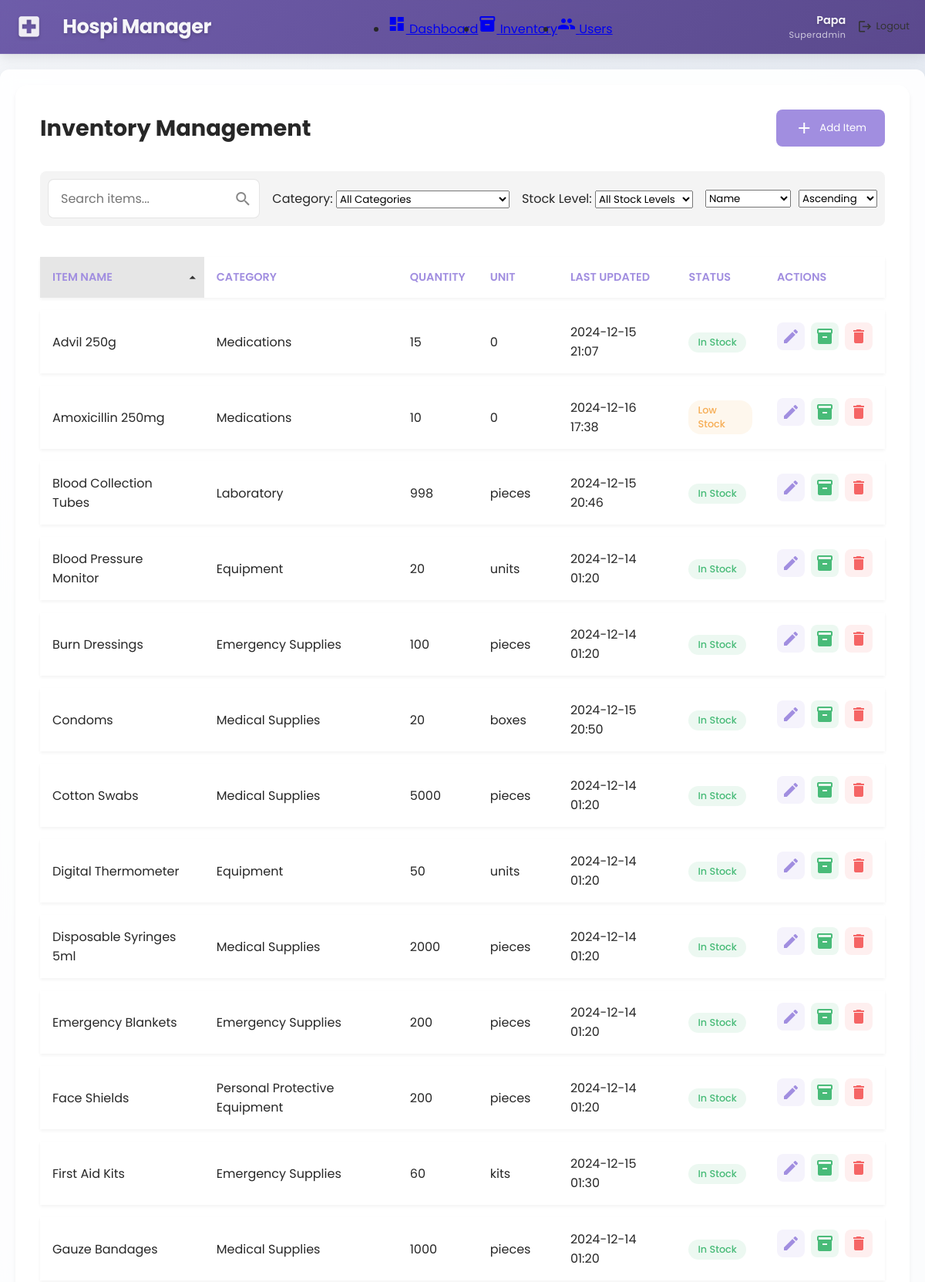
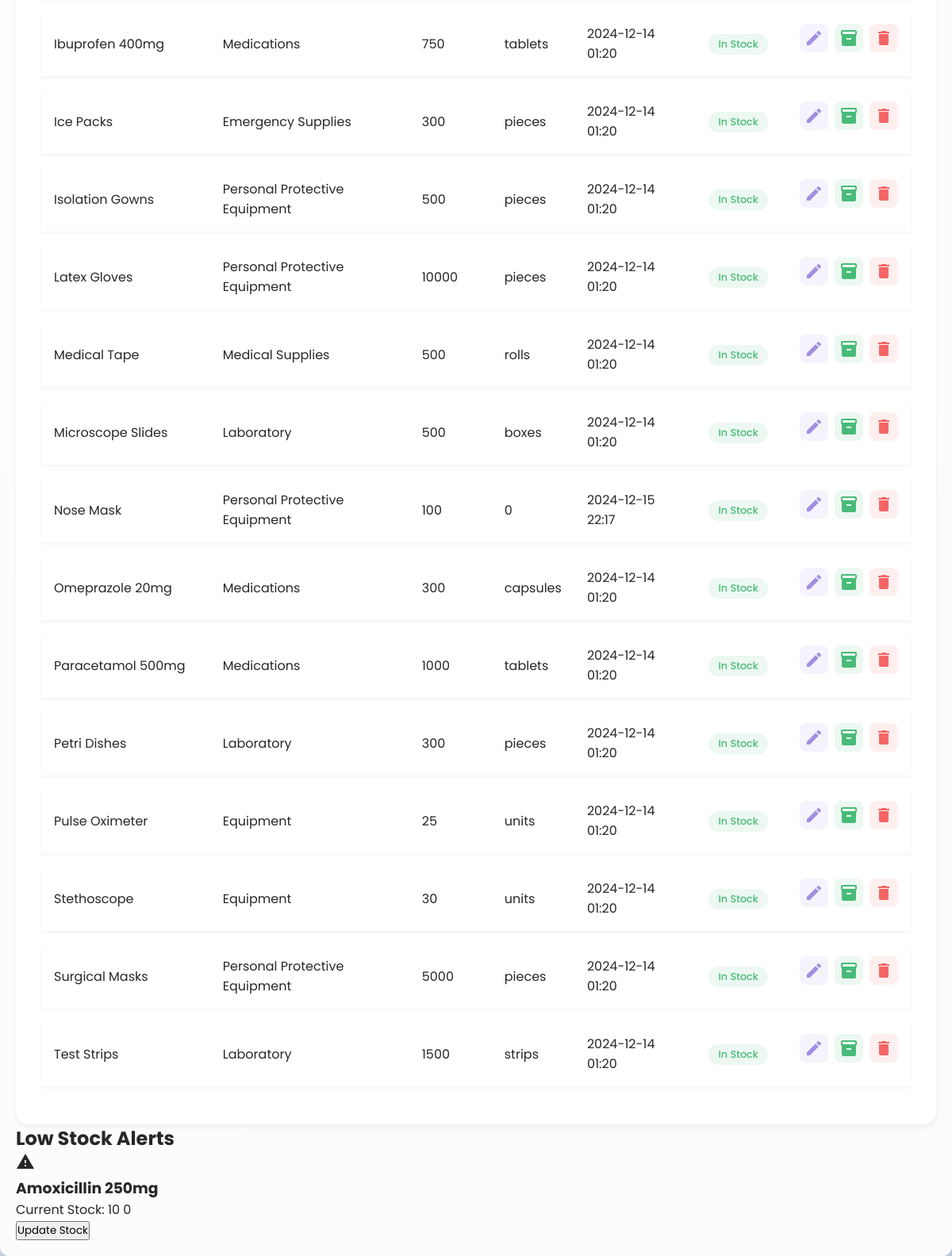
The app's page /view/admin/inventory.php (signed in), older data (2 pictures, top to bottom).
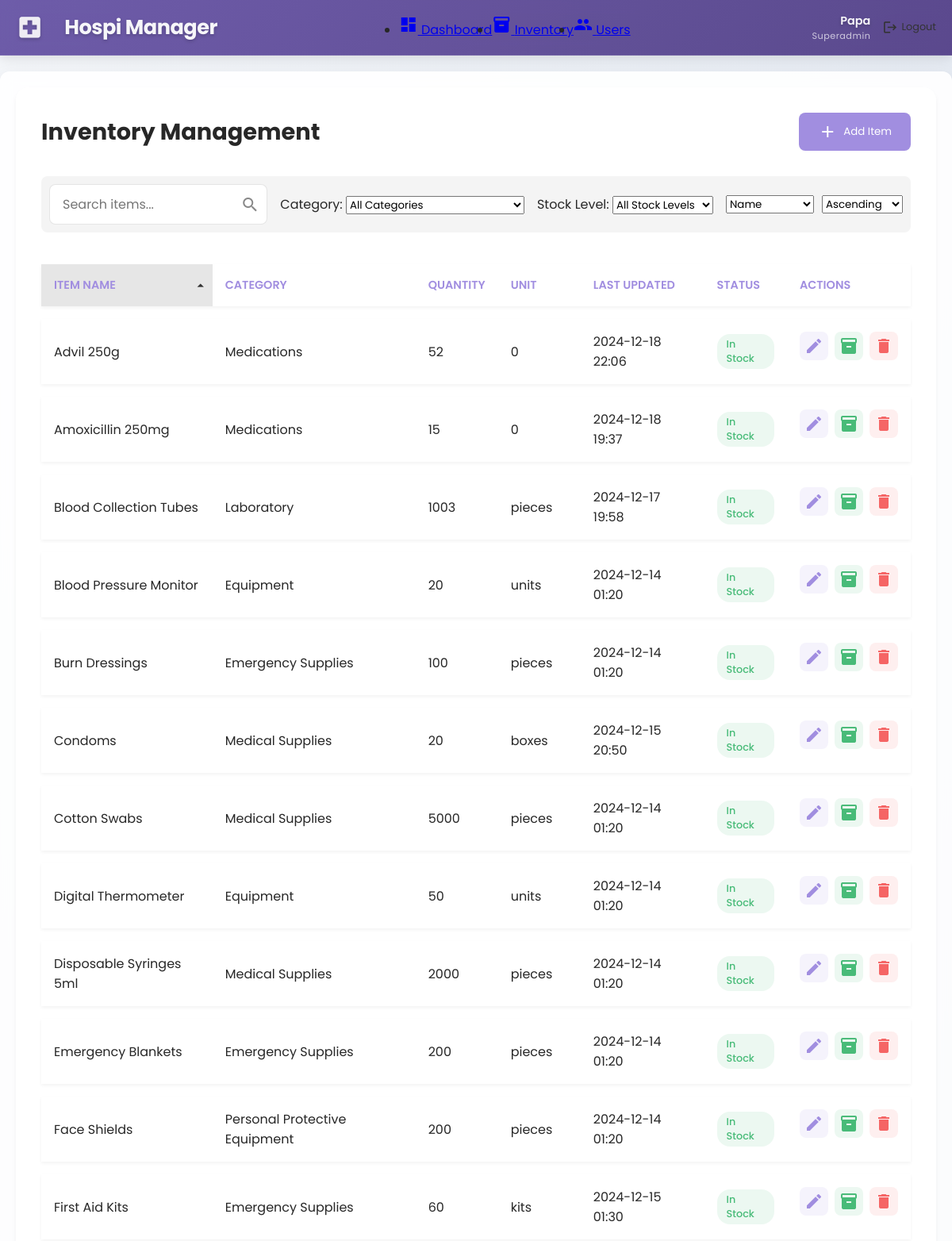
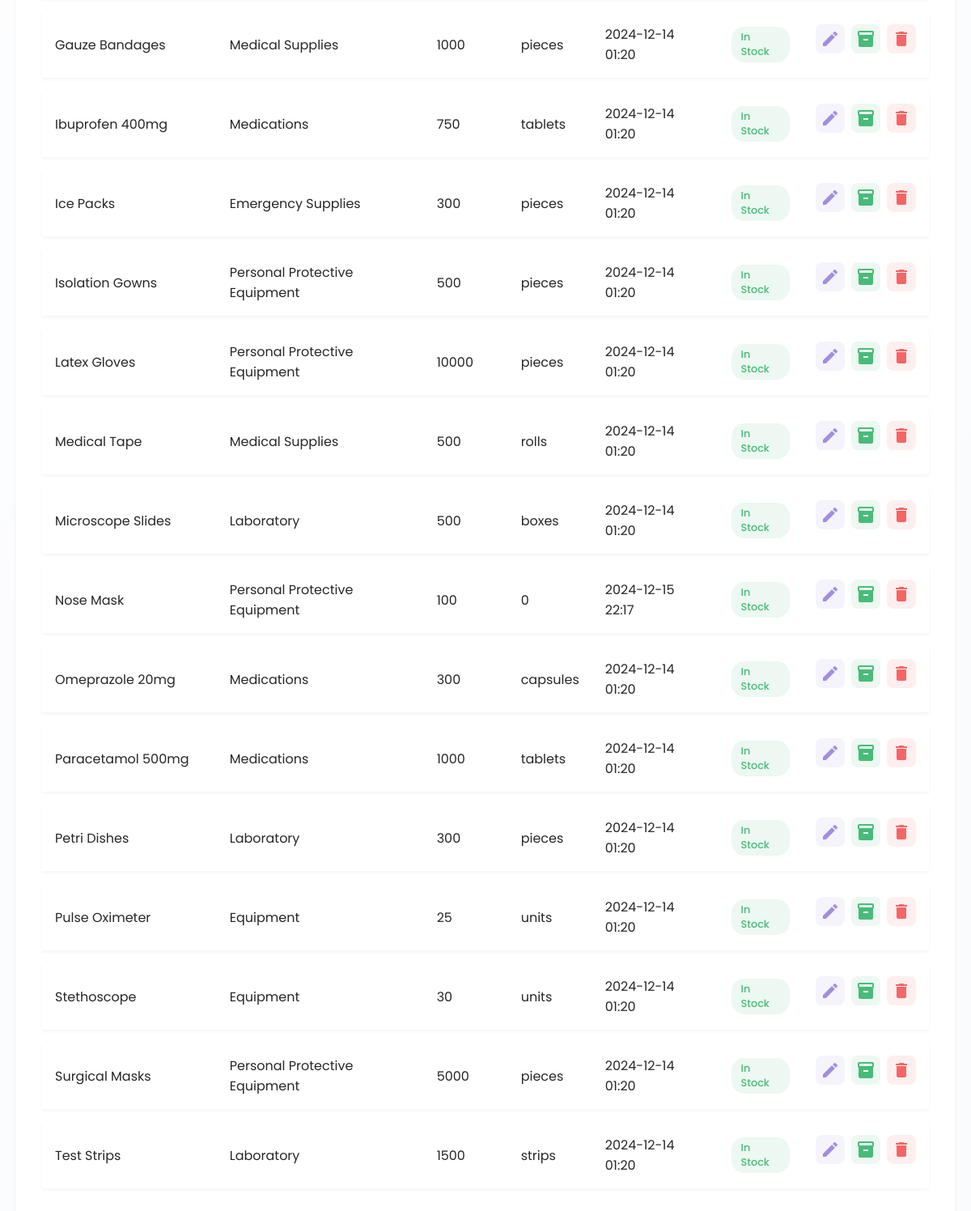
The same page, newer data (2 pictures, top to bottom).
### tables this page shows
CREATE TABLE `items` (
  `item_id` int(11) NOT NULL,
  `category_id` int(11) NOT NULL,
  `name` varchar(100) NOT NULL,
  `description` text DEFAULT NULL,
  `quantity` int(11) NOT NULL DEFAULT 0,
  `unit` varchar(20) NOT NULL DEFAULT 'unit',
  `created_at` timestamp NOT NULL DEFAULT current_timestamp(),
  `last_updated` timestamp NOT NULL DEFAULT current_timestamp() ON UPDATE current_timestamp(),
  `minimum_quantity` int(11) NOT NULL DEFAULT 10
);

CREATE TABLE `categories` (
  `category_id` int(11) NOT NULL,
  `name` varchar(100) NOT NULL,
  `description` text DEFAULT NULL,
  `created_at` timestamp NOT NULL DEFAULT current_timestamp()
);

### functions/inventory_functions.php (called while the page is built, shortened)
<?php
function getLowStockItems($conn, $lowStockThreshold = 10) {
    $query = "SELECT i.*, c.name as category_name
              FROM items i
              LEFT JOIN categories c ON i.category_id = c.category_id
              WHERE i.quantity <= ?
              ORDER BY i.quantity ASC";
    $stmt = $conn->prepare($query);
    $stmt->bind_param("i", $lowStockThreshold);
    $stmt->execute();
    $result = $stmt->get_result();
    if ($result->num_rows === 0) {
        return [];
    }
    return $result->fetch_all(MYSQLI_ASSOC);
}

### view/admin/inventory.php (the view, shortened to what this page needs)
<?php
require_once BASE_PATH . '/functions/auth_functions.php';
require_once BASE_PATH . '/functions/inventory_functions.php';
require_once BASE_PATH . '/functions/dashboard_functions.php';
$userRole = $_SESSION['role'];
$fullName = $_SESSION['first_name'] ?? 'User';
$searchQuery = $_GET['search'] ?? '';
$sortColumn = $_GET['sort'] ?? 'name';
$sortOrder = $_GET['order'] ?? 'asc';
$validColumns = ['name', 'category_name', 'quantity', 'unit', 'last_updated', 'status'];
$sortColumn = in_array($sortColumn, $validColumns) ? $sortColumn : 'name';
$sortOrder = in_array(strtolower($sortOrder), ['asc', 'desc']) ? strtolower($sortOrder) : 'asc';
$query = "SELECT i.*, c.name as category_name,
          CASE
              WHEN i.quantity = 0 THEN 'Out of Stock'
              WHEN i.quantity <= 10 THEN 'Low Stock'
              ELSE 'In Stock'
          END as status
          FROM items i
          LEFT JOIN categories c ON i.category_id = c.category_id
          WHERE 1=1";
if ($sortColumn === 'category_name') {
    $query .= " ORDER BY c.name {$sortOrder}";
} elseif ($sortColumn === 'last_updated') {
    $query .= " ORDER BY i.last_updated {$sortOrder}";
} elseif ($sortColumn === 'status') {
    $query .= " ORDER BY status {$sortOrder}";
} else {
    $query .= " ORDER BY i.{$sortColumn} {$sortOrder}";
}
$stmt = $conn->prepare($query);
$stmt->execute();
$result = $stmt->get_result();
$items = $result->fetch_all(MYSQLI_ASSOC);
$items = $items ?: [];
$lowStockItems = getLowStockItems($conn);
$lowStockItems = $lowStockItems ?: [];
?>
<!DOCTYPE html>
<html lang="en">
<head>
    <link rel="stylesheet" href="../../assets/css/dashboard.css">
    <link rel="stylesheet" href="../../assets/css/inventory.css">
</head>
<body>
    <div class="dashboard-container">
        <nav class="top-nav">
            <div class="nav-brand">
                <span class="material-icons">local_hospital</span>
                <span class="brand-name">Hospi Manager</span>
            </div>
            <ul class="nav-menu">
                <li>
                    <a href="dashboard.php">
                        <span class="material-icons">dashboard</span>
                        <span>Dashboard</span>
                    </a>
                </li>
                <li class="active">
                    <a href="inventory.php">
                        <span class="material-icons">inventory</span>
                        <span>Inventory</span>
                    </a>
                </li>
                <?php if ($userRole === 'superadmin'): ?>
                <li>
                    <a href="users.php">
                        <span class="material-icons">people</span>
                        <span>Users</span>
                    </a>
                </li>
                <?php endif; ?>
            </ul>
            <div class="nav-profile">
                <div class="user-info">
                    <span class="user-name"><?= htmlspecialchars($fullName) ?></span>
                    <span class="user-role"><?= ucfirst(htmlspecialchars($userRole)) ?></span>
                </div>
                <a href="../../actions/logout.php" class="logout-btn" onclick="return confirm('Are you sure you want to logout?')">
                    <span class="material-icons">logout</span>
                    <span>Logout</span>
                </a>
            </div>
        </nav>
        <main class="main-content">
            <div class="inventory-container">
                <div class="content-header">
                    <h1>Inventory Management</h1>
                    <button class="add-btn" onclick="openModal('addItemModal')">
                        <span class="material-icons">add</span>
                        Add Item
                    </button>
                </div>
                <div class="filters-section">
                    <div class="search-filter">
                        <input type="text" id="searchInput" placeholder="Search items..." value="<?= htmlspecialchars($searchQuery) ?>">
                    </div>
                    <div class="filter-group">
                        <label for="categoryFilter">Category:</label>
                        <select id="categoryFilter" onchange="updateFilter('category', this.value)">
                            <option value="">All Categories</option>
                        </select>
                    </div>
                    <div class="filter-group">
                        <label for="stockFilter">Stock Level:</label>
                        <select id="stockFilter" onchange="updateFilter('stock', this.value)">
                            <option value="">All Stock Levels</option>
                        </select>
                    </div>
                    <div class="sort-filter">
                        <select id="sortColumn" onchange="updateFilter('sort', this.value)">
                            <option value="name" <?= $sortColumn == 'name' ? 'selected' : '' ?>>Name</option>
                        </select>
                        <select id="sortOrder" onchange="updateFilter('order', this.value)">
                            <option value="asc" <?= $sortOrder == 'asc' ? 'selected' : '' ?>>Ascending</option>
                        </select>
                    </div>
                </div>
                <table class="inventory-table">
                    <thead>
                        <tr>
                            <th class="sortable" data-column="name">
                                Item Name
                                <?php if ($sortColumn === 'name'): ?>
                                    <span class="material-icons sort-icon">
                                    </span>
                                <?php endif; ?>
                            </th>
                            <th class="sortable" data-column="category_name">
                                Category
                            </th>
                            <th class="sortable" data-column="quantity">
                                Quantity
                            </th>
                            <th class="sortable" data-column="unit">
                                Unit
                            </th>
                            <th class="sortable" data-column="last_updated">
                                Last Updated
                            </th>
                            <th class="sortable" data-column="status">
                                Status
                            </th>
                            <th>Actions</th>
                        </tr>
                    </thead>
                    <tbody>
                        <?php foreach ($items as $item): ?>
                        <tr data-item-id="<?= $item['item_id'] ?>" data-category="<?= $item['category_id'] ?>"
                            data-stock="<?= $item['quantity'] <= 10 ? 'low' : ($item['quantity'] == 0 ? 'out' : 'available') ?>">
                            <td><?= htmlspecialchars($item['name']) ?></td>
                            <td><?= htmlspecialchars($item['category_name']) ?></td>
                            <td><?= $item['quantity'] ?></td>
                            <td><?= htmlspecialchars($item['unit']) ?></td>
                            <td><?= date('Y-m-d H:i', strtotime($item['last_updated'])) ?></td>
                            <td>
                                <span class="status-badge <?= $item['quantity'] <= 10 ? 'warning' : ($item['quantity'] == 0 ? 'danger' : 'success') ?>">
                                    <?= $item['status'] ?>
                                </span>
                            </td>
                            <td class="action-buttons">
                                <button class="action-btn edit-btn" onclick="editItem(<?= $item['item_id'] ?>)">
                                    <span class="material-icons">edit</span>
                                </button>
                                <button class="action-btn stock-btn" onclick="adjustStock(<?= $item['item_id'] ?>)">
                                    <span class="material-icons">inventory</span>
                                </button>
                                <?php if ($userRole === 'superadmin'): ?>
                                <button class="action-btn delete-btn" data-delete-id="<?= $item['item_id'] ?>" onclick="deleteItem(<?= $item['item_id'] ?>)">
                                    <span class="material-icons">delete</span>
                                </button>
                                <?php endif; ?>
                            </td>
                        </tr>
                        <?php endforeach; ?>
                    </tbody>
                </table>
            </div>
            <?php if (!empty($lowStockItems)): ?>
            <div class="alerts-section">
                <h2>Low Stock Alerts</h2>
                <div class="alerts-grid">
                    <?php foreach ($lowStockItems as $item): ?>
                    <div class="alert-card <?= $item['quantity'] == 0 ? 'danger' : 'warning' ?>">
                        <div class="alert-icon">
                            <span class="material-icons"><?= $item['quantity'] == 0 ? 'error' : 'warning' ?></span>
                        </div>
                        <div class="alert-content">
                            <h3><?= htmlspecialchars($item['name']) ?></h3>
                            <p>Current Stock: <?= $item['quantity'] ?> <?= htmlspecialchars($item['unit']) ?></p>
                            <button class="btn" onclick="adjustStock(<?= $item['item_id'] ?>)">
                                Update Stock
                            </button>
                        </div>
                    </div>
                    <?php endforeach; ?>
                </div>
            </div>
            <?php endif; ?>
        </main>
    </div>
</body>
</html>

### assets/css/dashboard.css (style rules this page uses)
:root { --primary-color: rgb(161, 142, 224); --primary-light: rgba(161, 142, 224, 0.1); --primary-dark: rgb(131, 112, 194); --success-color: rgb(72, 187, 120); --warning-color: rgb(246, 173, 85); --danger-color: rgb(245, 101, 101); --text-dark: rgb(39, 39, 39); --text-light: rgb(107, 114, 128); --white: #ffffff; --background: rgb(249, 250, 251); --nav-height: 4rem; }
* { margin: 0; padding: 0; box-sizing: border-box; font-family: 'Poppins', sans-serif; }
body, html { margin: 0; padding: 0; width: 100%; height: 100%; font-family: 'Poppins', sans-serif; background: linear-gradient(135deg, #f5f7fa 0%, #c3cfe2 100%); background-attachment: fixed; overflow-x: hidden; }
body { color: var(--text-dark); min-height: 100vh; padding-top: 70px; }
.dashboard-container { display: flex; min-height: 100vh; padding-top: 65px; width: 100%; }
.main-content { flex-grow: 1; margin-top: 20px; padding: 20px; max-width: 1200px; width: 100%; margin-left: auto; margin-right: auto; background: rgba(255, 255, 255, 0.9); border-radius: 12px; box-shadow: 0 10px 25px rgba(0, 0, 0, 0.1); backdrop-filter: blur(10px); }
.top-nav { position: fixed; margin-top: 0px; top: 0; left: 0; right: 0; display: flex; justify-content: space-between; align-items: center; height: 70px; background: linear-gradient(135deg, rgba(95, 75, 160, 0.9) 0%, rgba(75, 55, 130, 0.9) 100%); box-shadow: 0 4px 15px rgba(0, 0, 0, 0.1); z-index: 1000; padding: 0 40px; backdrop-filter: blur(10px); border-bottom: 1px solid rgba(255, 255, 255, 0.1); }
.top-nav { display: flex; justify-content: space-between; align-items: center; padding: 10px 20px; }
.nav-brand { display: flex; align-items: center; gap: 1rem; }
.nav-brand .material-icons { color: rgba(255, 255, 255, 0.9); font-size: 2.2rem; margin-right: 10px; text-shadow: 0 2px 4px rgba(0, 0, 0, 0.2); }
.nav-brand .brand-name { color: rgba(255, 255, 255, 0.95); font-size: 1.6rem; font-weight: 700; letter-spacing: -0.5px; text-shadow: 0 2px 4px rgba(0, 0, 0, 0.2); }
.nav-menu { display: flex; align-items: center; }
.nav-profile { display: flex; align-items: center; gap: 15px; }
.user-info { display: flex; flex-direction: column; align-items: flex-end; }
.user-name { font-weight: 600; font-size: 0.9rem; color: rgba(255, 255, 255, 0.95); text-shadow: 0 2px 4px rgba(0, 0, 0, 0.2); }
.user-role { font-size: 0.7rem; color: rgba(255, 255, 255, 0.7); letter-spacing: 0.5px; text-transform: capitalize; }
.logout-btn { display: flex; align-items: center; gap: 5px; text-decoration: none; color: #333; font-size: 0.8rem; }
.logout-btn .material-icons { font-size: 1.2rem; }
.filters-section { display: flex; justify-content: space-between; align-items: center; margin-bottom: 20px; padding: 10px; background-color: #f4f4f4; border-radius: 8px; }
.search-filter { position: relative; flex-grow: 1; }
.search-filter input { width: 100%; padding: 10px 40px 10px 15px; border: 1px solid #ddd; border-radius: 5px; font-size: 14px; }

### view/admin/inventory.php (style rules this page uses)
.sortable { cursor: pointer; user-select: none; position: relative; transition: background-color 0.2s ease; }
.sortable .sort-icon { position: absolute; right: 5px; top: 50%; transform: translateY(-50%); color: #666; font-size: 20px; opacity: 0.7; }
.sortable.active-sort { background-color: #e6e6e6; }
.sortable.active-sort .sort-icon { opacity: 1; color: #333; }
.sort-filter { display: flex; gap: 10px; }

Row changes from the older to the newer data that the page shows:
no longer on one of the page's lists (row edited): items: name "Amoxicillin 250mg", quantity "10", unit "0"
changed items "Advil 250g": quantity "15" → "52"; last_updated "2024-12-15 21:07" → "2024-12-18 22:06"
changed items "Amoxicillin 250mg": quantity "10" → "15"; last_updated "2024-12-16 17:38" → "2024-12-18 19:37"; status "Low Stock" → "In Stock"
changed items "Blood Collection Tubes": quantity "998" → "1003"; last_updated "2024-12-15 20:46" → "2024-12-17 19:58"
Text that changed along with them:
text no longer shown: "Low Stock Alerts"
